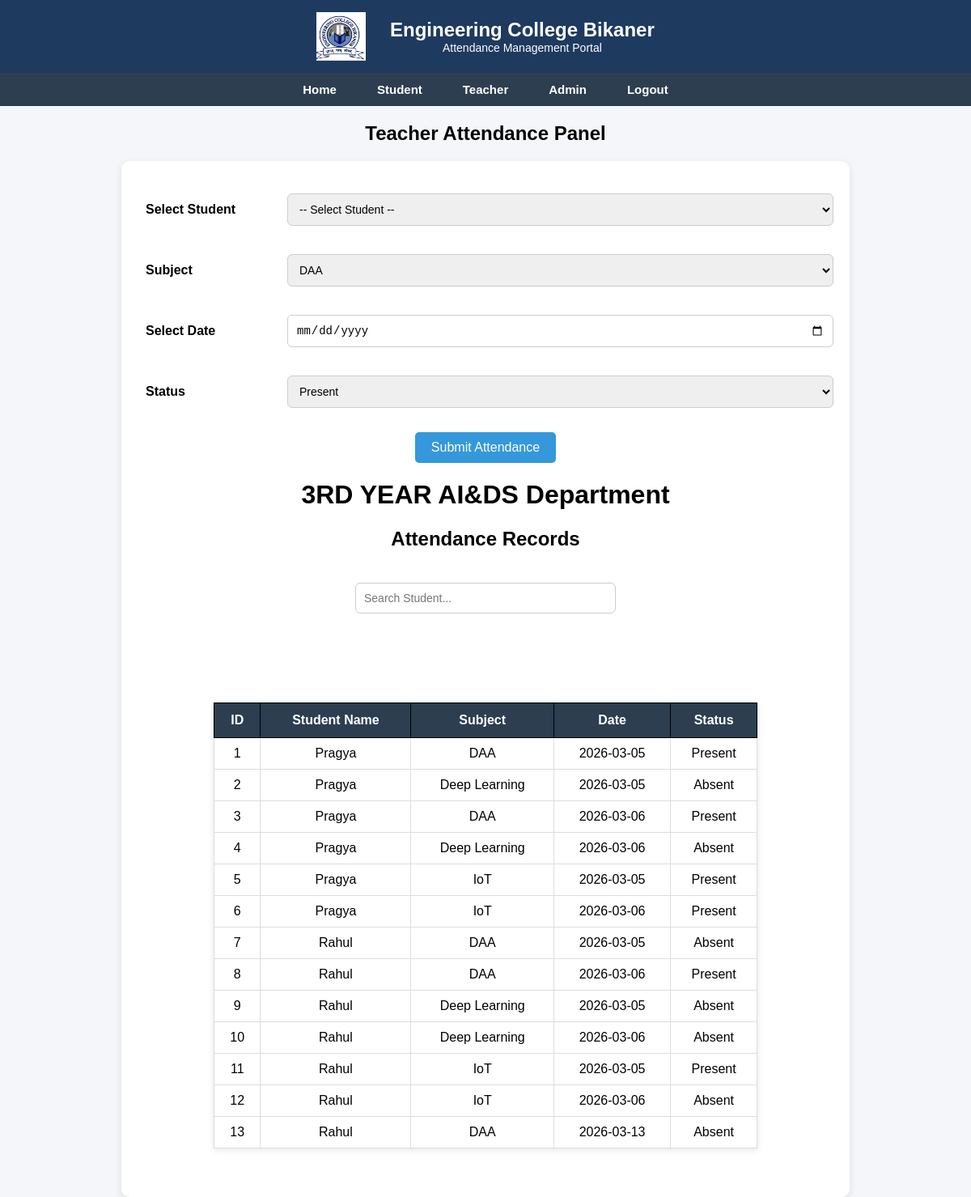
Screenshot of /teacher with the database file from the repository.
### tables this page shows
CREATE TABLE attendance(
id INTEGER PRIMARY KEY AUTOINCREMENT,
student_id TEXT,
subject TEXT,
day TEXT,
status TEXT
);

CREATE TABLE students(
id INTEGER PRIMARY KEY AUTOINCREMENT,
student_id TEXT UNIQUE,
name TEXT,
branch TEXT,
year TEXT,
password TEXT
);

### app.py (the view)
@app.route("/teacher")
def teacher():
    conn = sqlite3.connect("database.db")
    cursor = conn.cursor()
    cursor.execute("""
    SELECT attendance.id, students.name, attendance.subject, attendance.day, attendance.status
    FROM attendance
    JOIN students
    ON attendance.student_id = students.student_id
    """)
    data = cursor.fetchall()
    cursor.execute("SELECT DISTINCT name FROM students")
    students = cursor.fetchall()
    conn.close()
    return render_template("teacher_dashboard.html", data=data, students=students)

### templates/teacher_dashboard.html (shortened to what this page needs)
<!DOCTYPE html>
<html>
<div class="header">
    <img src="{{ url_for('static', filename='images/logo.jpg') }}" class="logo">
    <div class="college-title">
        <h1>Engineering College Bikaner</h1>
        <p>Attendance Management Portal</p>
    </div>
</div>
<div class="navbar">
<a href="/">Home</a>
<a href="/student_login">Student</a>
<a href="/teacher">Teacher</a>
<a href="/admin">Admin</a>
<a href="/">Logout</a>
</div>
<head>
<link rel="stylesheet" href="{{ url_for('static', filename='style.css') }}">
<link rel="stylesheet" href="{{ url_for('static', filename='dashboard.css') }}">
</head>
<body>
<h2>Teacher Attendance Panel</h2>
<form action="/mark_attendance" method="POST" class="teacher-form">
<div class="form-row">
<label>Select Student</label>
<select name="student_name" required>
<option value="">-- Select Student --</option>
</select>
</div>
<div class="form-row">
<label>Subject</label>
<select name="subject">
<option>DAA</option>
</select>
</div>
<div class="form-row">
<label>Select Date</label>
<input type="date" name="day" required>
</div>
<div class="form-row">
<label>Status</label>
<select name="status">
<option value="Present">Present</option>
</select>
</div>
<table id="attendanceTable">
<div class="submit-btn">
<button type="submit">Submit Attendance</button>
</div>
</form>
<h1>3RD YEAR AI&DS Department</h1>
 <h2>Attendance Records</h2>
<input type="text" id="searchInput" placeholder="Search Student..." class="search-box">
<table id="attendanceTable">
<table>
<tr>
<th>ID</th>
<th>Student Name</th>
<th>Subject</th>
<th>Date</th>
<th>Status</th>
</tr>
{% for row in data %}
<tr>
<td>{{row[0]}}</td>
<td>{{row[1]}}</td>
<td>{{row[2]}}</td>
<td>{{row[3]}}</td>
<td>{{row[4]}}</td>
</tr>
{% endfor %}
</table>
</body>
</html>

### static/style.css (style rules this page uses)
body { font-family: Arial; background:#f4f4f4; text-align:center; }
input { width:90%; padding:10px; margin:10px; }
button { padding:10px 20px; background:#007bff; color:white; border:none; border-radius:5px; cursor:pointer; }
table { margin:auto; margin-top:40px; border-collapse:collapse; width:60%; }
table,th,td { border:1px solid black; padding:10px; }
body { font-family:Arial; background:#f4f6f9; margin:0; }
.navbar { background:#1e88e5; color:white; padding:15px; text-align:center; }
body { background-image:url("../images/campus.jpg"); background-size:cover; background-position:center; }

### static/dashboard.css (style rules this page uses)
body { font-family: Arial, Helvetica, sans-serif; margin:0; background:#f4f6f9; }
.navbar { background:#2c3e50; color:white; padding:15px; text-align:center; font-size:22px; font-weight:bold; }
table { width:80%; margin:30px auto; border-collapse:collapse; background:white; box-shadow:0px 2px 8px rgba(0,0,0,0.1); }
th { background:#2c3e50; color:white; padding:12px; }
td { padding:10px; border:1px solid #ddd; }
form { margin:20px auto; width:60%; background:white; padding:20px; border-radius:10px; box-shadow:0px 3px 10px rgba(0,0,0,0.1); }
input, select { width:80%; padding:10px; margin:10px; border:1px solid #ccc; border-radius:5px; }
button { background:#3498db; color:white; padding:10px 20px; border:none; border-radius:5px; cursor:pointer; font-size:16px; }
h2 { margin-top:20px; }
.teacher-form { width:70%; margin:auto; background:white; padding:30px; border-radius:10px; box-shadow:0px 3px 10px rgba(0,0,0,0.1); }
.form-row { display:grid; grid-template-columns: 150px 1fr; align-items:center; margin-bottom:15px; gap:15px; }
.form-row label { font-weight:bold; text-align:left; }
.form-row input, .form-row select { width:100%; height:40px; padding:8px 10px; border-radius:6px; border:1px solid #ccc; box-sizing:border-box; font-size:14px; }
input[type="date"] { height:40px; }
.submit-btn { text-align:center; margin-top:20px; }
.logo { height: 40px; vertical-align:middle; margin-right:10px; }
.navbar { display:flex; justify-content:center; align-items:center; gap:10px; }
.header { display:flex; align-items:center; justify-content:center; gap:20px; background:#1e3a5f; color:white; padding:15px; }
.logo { height:60px; }
.college-title h1 { margin:0; font-size:24px; }
.college-title p { margin:0; font-size:14px; }
.navbar { background:#2c3e50; padding:12px; text-align:center; }
.navbar a { color:white; text-decoration:none; margin:0 20px; font-weight:bold; font-size:15px; }
.search-box { width:300px; padding:10px; margin:20px auto; border-radius:6px; border:1px solid #ccc; font-size:14px; }

### rows the page displays
attendance: id "1", name "Pragya", subject "DAA", day "2026-03-05", status "Present"
attendance: id "2", name "Pragya", subject "Deep Learning", day "2026-03-05", status "Absent"
attendance: id "3", name "Pragya", subject "DAA", day "2026-03-06", status "Present"
attendance: id "4", name "Pragya", subject "Deep Learning", day "2026-03-06", status "Absent"
attendance: id "5", name "Pragya", subject "IoT", day "2026-03-05", status "Present"
attendance: id "6", name "Pragya", subject "IoT", day "2026-03-06", status "Present"
attendance: id "7", name "Rahul", subject "DAA", day "2026-03-05", status "Absent"
attendance: id "8", name "Rahul", subject "DAA", day "2026-03-06", status "Present"
attendance: id "9", name "Rahul", subject "Deep Learning", day "2026-03-05", status "Absent"
attendance: id "10", name "Rahul", subject "Deep Learning", day "2026-03-06", status "Absent"
attendance: id "11", name "Rahul", subject "IoT", day "2026-03-05", status "Present"
attendance: id "12", name "Rahul", subject "IoT", day "2026-03-06", status "Absent"
attendance: id "13", name "Rahul", subject "DAA", day "2026-03-13", status "Absent"
